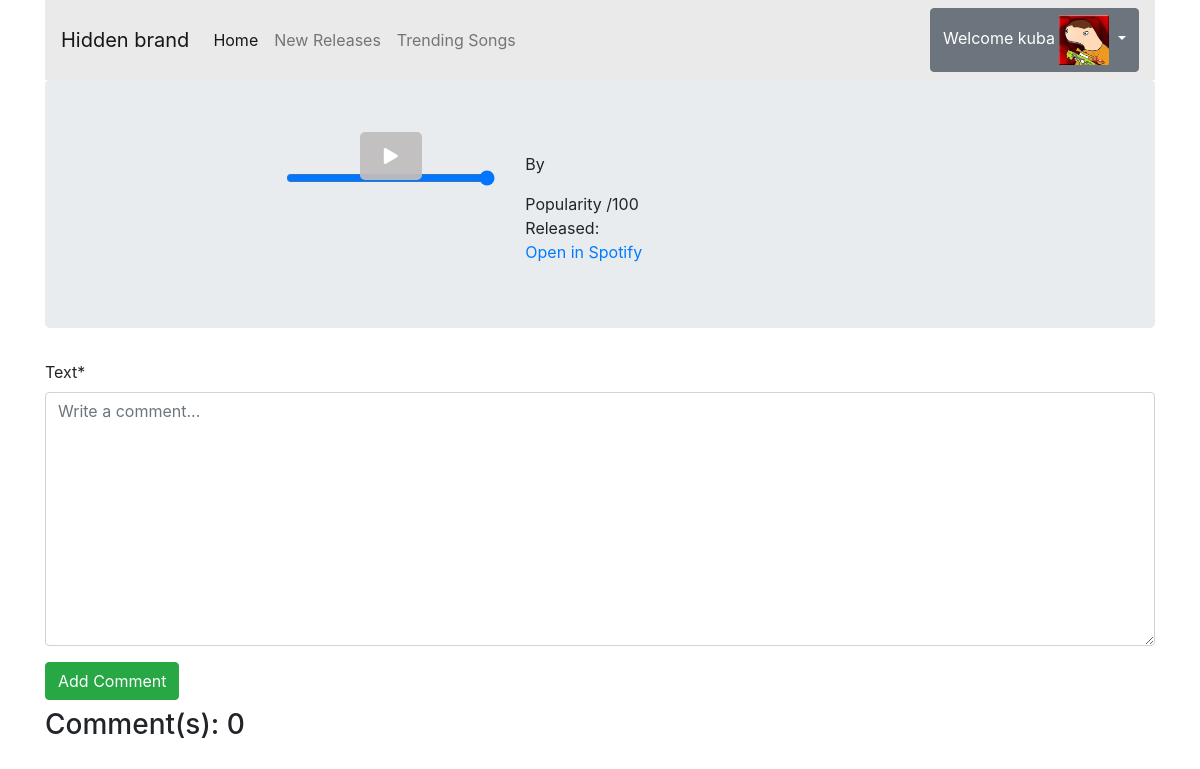
The app's page /songs/69/ (signed in) with its own data.
### accounts/models.py (models this page shows, shortened)
class CustomUser(AbstractUser):
    age = models.PositiveIntegerField(null=True, blank=True)

class UserProfile(models.Model):
    user = models.OneToOneField(CustomUser, on_delete=models.CASCADE)
    profile_picture = models.ImageField(default='default.jpg',upload_to='profile_pictures')
    bio = models.TextField(max_length=1500, blank=True)

### main/views.py (the view, shortened to what this page needs)
# urls.py: path('songs/<str:song_id>/', views.song_detail, name='songdetail'),
def song_detail(request, song_id):
    sp = authentication()
    uri = 'spotify:track:' + song_id
    songinfo = sp.track(uri)
    comments = Comment.objects.filter(song_id=song_id).order_by('-created_at')
    comment_count = comments.count()
    ratings = Review.objects.filter(song_id=song_id)
    form = CommentForm()
    editform = CommentForm()
    replyform = ReplyForm()
    editreplyform = EditReplyForm()
    return render(request, 'songdetail.html', {'songinfo': songinfo, 'form': form, 'comments': comments, 'comment_count': comment_count, 'editform': editform, 'replyform': replyform, 'editreplyform': editreplyform})

### main/forms.py
class CommentForm(forms.ModelForm):
    class Meta:
        model = Comment
        fields = ['text']
        widgets = {
            'text': forms.Textarea(attrs={'class': 'form-control', 'placeholder': 'Write a comment...'})
        }

class ReplyForm(forms.ModelForm):
    parent_comment_id = forms.IntegerField(widget=forms.HiddenInput())
    class Meta:
        model = CommentReply
        fields = ['text']
        widgets = {
            'text': forms.Textarea(attrs={'class': 'form-control', 'placeholder': 'Write a reply...'})
        }

### main/views.py (called while the page is built)
def authentication():
    sp = spotipy.Spotify(auth_manager=SpotifyClientCredentials(client_id="a2be13064936401992b518216aade28c",
                                                           client_secret="ef320547195a4b80b5fe92c931486723"))
    return sp

### main/templates/songdetail.html (shortened to what this page needs)
{% extends "base.html" %}
{% load static %}
{% load crispy_forms_tags %}
{% block content %}
<div class="container">
    <div class="jumbotron">
        <div id="track detail" class="row">
            <div class="col-sm-5 text-sm-right">
                <div id="imgcontainer">
                    <div class="play-button-container">
                        <button id="play-pause-button" class="btn btn-link">
                            <i id="play-pause-icon" class="fas fa-play"></i>
                        </button>
                    </div>
                </div>
                <div id="slider">
                </div>
            </div>
            <div class="col-sm-5">
                <div id="trackDetailInfo">
                    <p>By {{songinfo.artists.0.name}}</p>
                    <li>Popularity {{songinfo.popularity}}/100</li>
                    <li>Released: {{songinfo.album.release_date}}</li>
                    <li><a href="{{songinfo.uri}}">Open in Spotify</a></li>
                </div>
            </div>
        </div>
    </div>
    {% if user.is_authenticated %}
    <form method="post">
            {{form | crispy}}
            <button type="submit" name="addComment" class="btn btn-success">Add Comment</button>
    </form>
    {% else %}
    <h2 >Login or Signup to add comment...</h2>
    {% endif %}
    <h3 class="pt-2">Comment(s): {{comment_count}}</h3>
</div>
{% endblock %}

### main/templates/navbar.html (shortened to what this page needs)
<div class="container">
  <nav class="navbar navbar-expand-lg navbar-light" style="background-color: #eaeaea;">
    <div class="collapse navbar-collapse" id="navbarTogglerDemo01">
      <a class="navbar-brand" href="#">Hidden brand</a>
      <ul class="navbar-nav mr-auto mt-2 mt-lg-0">
        <li class="nav-item active">
          <a class="nav-link" href="{% url 'main:home' %}">Home <span class="sr-only">(current)</span></a>
        </li>
        <li class="nav-item">
          <a class="nav-link" href="{% url 'main:home' %}">New Releases</a>
        </li>
        <li class="nav-item">
          <a class="nav-link" href="{% url 'main:trendingSongs' %}">Trending Songs</a>
        </li>
      </ul>
      {% if user.is_authenticated %}
      <div class="dropdown justify-content-right">
        <button class="btn btn-secondary dropdown-toggle" type="button" id="dropdownMenuButton" data-toggle="dropdown" aria-haspopup="true" aria-expanded="false">
          Welcome {{ user.username }}
          <img id="imageprofile" src="{{ user.userprofile.profile_picture.url }}"></a>
        </button>
      </div>
      {% else %}
      <div class="justify-content-right">
        <a href="{% url 'accounts:signin' %}">SignIn</a>
        <a href="{% url 'accounts:signup' %}">SignUp</a>
      </div>
      {% endif %}
    </div>
 </nav>
</div>

### static/css/style.css (style rules this page uses)
#imageprofile { max-width: 50px; max-height: 50px; }
#imgcontainer { position: relative; width: 50%; display: inline-block; }
#imgcontainer #play-pause-button { position: absolute; top: 50%; left: 50%; transform: translate(-50%, -50%); -ms-transform: translate(-50%, -50%); background-color: #c0bdbdee; color: white; font-size: 16px; padding: 12px 24px; border: none; cursor: pointer; border-radius: 5px; }
#trackDetailInfo li { list-style-type: none }

### records on screen
CustomUser: username "kuba", userprofile.profile_picture (picture)

### other values on screen
{{ comment_count }} "0"
